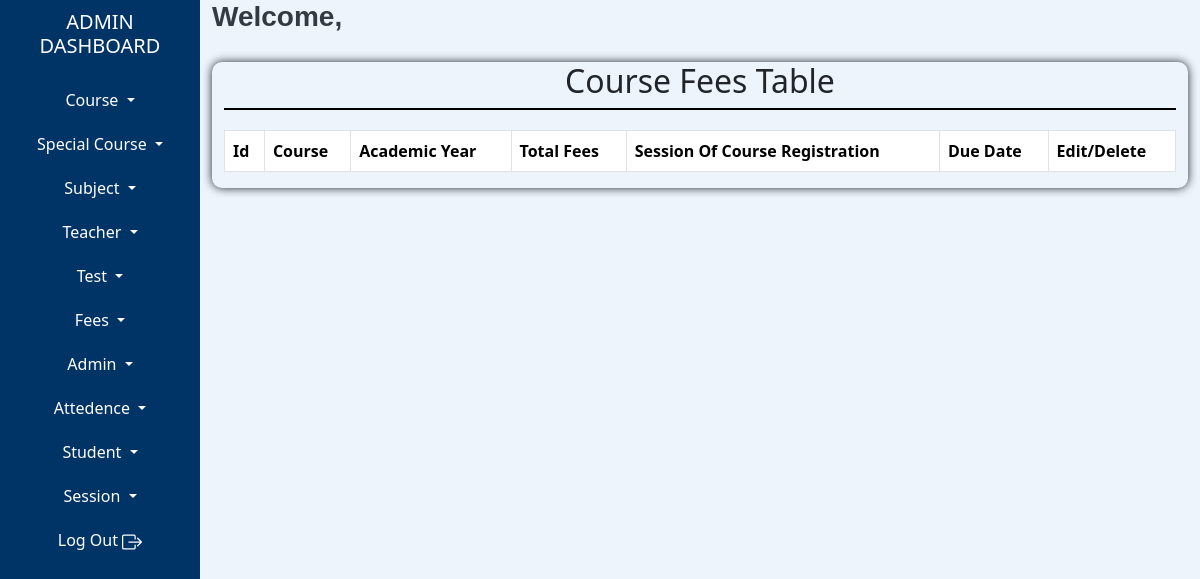
Before: /admin/course-fees-table.php with the older database file.
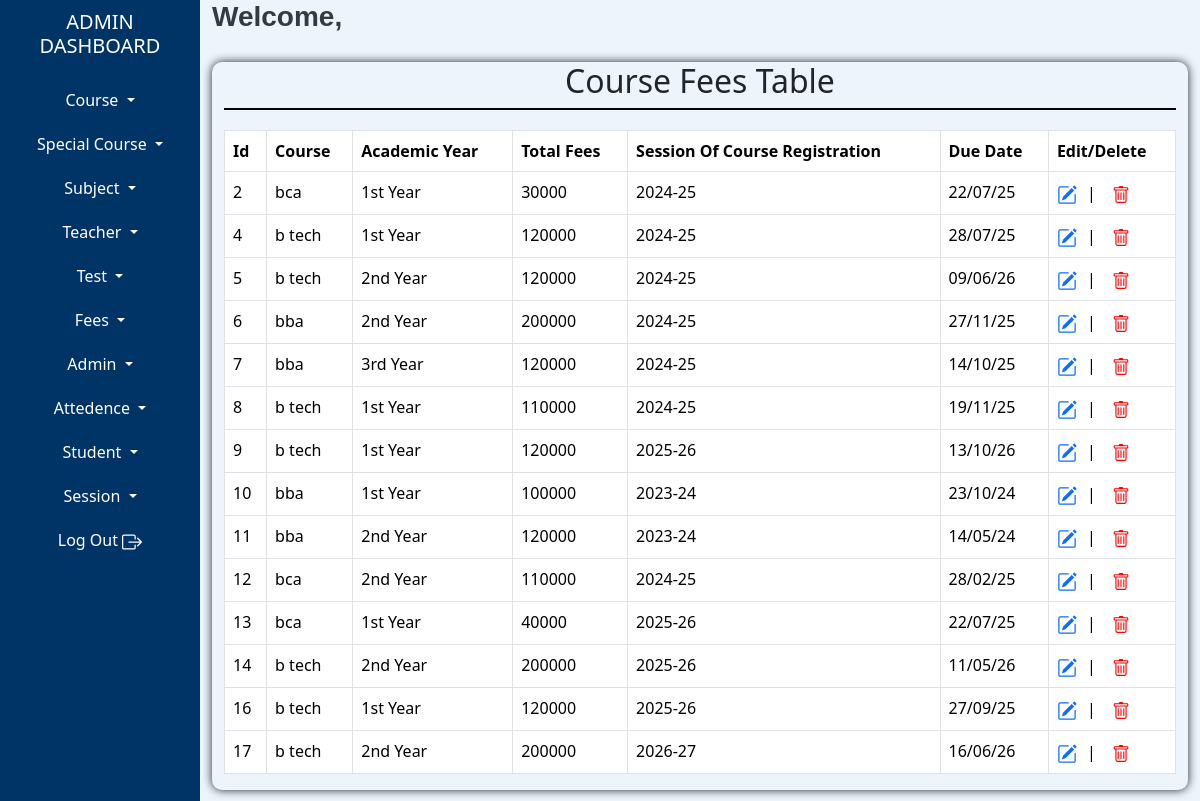
After: the same page with the newer database file.
### tables this page shows
CREATE TABLE `tblcoursefees` (
  `id` int(10) NOT NULL AUTO_INCREMENT,
  `courseId` int(10) NOT NULL,
  `academicYearId` int(10) NOT NULL,
  `totalFees` int(10) NOT NULL,
  `sessionId` int(10) NOT NULL,
  `dueDate` date NOT NULL,
  `addedIpAddress` varchar(100) NOT NULL,
  `addedDateTime` datetime NOT NULL,
  `updatedIpAddress` varchar(100) NOT NULL,
  `updatedDateTime` datetime NOT NULL,
  PRIMARY KEY (`id`)
);

CREATE TABLE `tblcourse` (
  `courseId` int(10) NOT NULL AUTO_INCREMENT,
  `courseName` varchar(100) NOT NULL,
  `courseDuration` varchar(10) NOT NULL,
  `sessionId` int(10) NOT NULL,
  PRIMARY KEY (`courseId`)
);

CREATE TABLE `tblacademicyear` (
  `academicYearId` int(10) NOT NULL AUTO_INCREMENT,
  `academicYearName` text NOT NULL,
  `addedIpAddress` varchar(100) NOT NULL,
  `addedDateTime` datetime NOT NULL,
  `updatedIpAddress` varchar(100) NOT NULL,
  `updatedDatetime` datetime NOT NULL,
  PRIMARY KEY (`academicYearId`)
);

CREATE TABLE `tblsession` (
  `sessionId` int(10) NOT NULL AUTO_INCREMENT,
  `sessionName` varchar(15) NOT NULL,
  `addedIpAddress` varchar(100) NOT NULL,
  `addedDateTime` datetime NOT NULL,
  `updatedIpAddress` varchar(100) NOT NULL,
  `updatedDateTime` datetime NOT NULL,
  `status` int(2) NOT NULL,
  PRIMARY KEY (`sessionId`)
);

### admin/course-fees-table.php (the view, shortened to what this page needs)
<?php
include "admin-dashboard-top.php";
include "admin-dashboard-content.php";
$query="SELECT * FROM tblCourseFees";
$stmt=$conn->prepare($query);
$stmt->execute();
?>
<!doctype html>
<html lang="en">
  <head>
    <link href="https://cdn.jsdelivr.net/npm/bootstrap@5.3.3/dist/css/bootstrap.min.css" rel="stylesheet">
  </head>
<body>
<div class="container-fluid">
    <div class="row">
        <div class="col-md-12 tbl-content">
            <div class="tbl-heading">
            <h2>Course Fees Table</h2>
            </div>
            <table class="table table-hover table-bordered">
              <thead>
                <tr>
                    <th scope="col">Id</th>
                    <th scope="col">Course</th>
                    <th scope="col">Academic Year</th>
                    <th scope="col">Total Fees</th>
                    <th scope="col">Session Of Course Registration</th>
                    <th scope="col">Due Date</th>
                    <th scope="col">Edit/Delete</th>
                </tr>
              </thead>
              <tbody>
                <?php
                    while($result=$stmt->fetch())
                    {
                ?>
                    <tr>
                    <td><?php echo $result['id']; ?></td>
                    <td>
                    <?php
                        $courseId=$result['courseId'];
                        $query="SELECT * FROM tblcourse WHERE courseId=:courseId";
                        $coursestmt=$conn->prepare($query);
                        $coursestmt->bindParam(":courseId",$courseId);
                        $coursestmt->execute();
                        $courses=$coursestmt->fetch();
                        echo $courses["courseName"];
                    ?>
                    </td>
                    <td>
                        <?php
                            $academicYearId = $result['academicYearId'];
                            $yearstmt=$conn->prepare("SELECT * FROM tblAcademicYear WHERE academicYearId=:academicYearId");
                            $yearstmt->bindParam(":academicYearId",$academicYearId);
                            $yearstmt->execute();
                            $academicYears=$yearstmt->fetch();
                            echo $academicYears["academicYearName"];
                        ?>
                    </td>
                    <td><?php echo $result['totalFees']; ?></td>
                    <td>
                        <?php
                            $sessionId = $result['sessionId'];
                            $sessionstmt=$conn->prepare("SELECT * FROM tblsession WHERE sessionId=:sessionId");
                            $sessionstmt->bindParam(":sessionId",$sessionId);
                            $sessionstmt->execute();
                            $sessions=$sessionstmt->fetch();
                            echo $sessions["sessionName"];
                        ?>
                    </td>
                    <td>
                    <?php
                        $formattedDate = date("d/m/y", strtotime($result['dueDate']));
                        echo $formattedDate;
                    ?>
                    </td>
                    <td>
                        <div class="icons">
                            <a href="edit-course-fees.php?id=<?php echo $result['id']; ?>">
                            </a>
                            |
                            <form action="delete-course-fees.php?id=<?php echo $fees['id'] ?>" method="POST" onsubmit="return confirm('Are you sure you want to delete this row?');">
                                <button type="submit" style="border: none; background: none; cursor: pointer;">
                                </button>
                            </form>
                        </div>
                    </td>
                </tr>
                <?php
                }
                ?>
              </tbody>
            </table>
        </div>
    </div>
</div>
</body>
</div>
</div>
<?php
    include "admin-dashboard-footer.php"
?>

Changed rows visible on the page:
added tblcoursefees: id "2", courseId.courseName "bca", academicYearId.academicYearName "1st Year", totalFees "30000", sessionId.sessionName "2024-25", dueDate "22/07/25"
added tblcoursefees: id "4", courseId.courseName "b tech", academicYearId.academicYearName "1st Year", totalFees "120000", sessionId.sessionName "2024-25", dueDate "28/07/25"
added tblcoursefees: id "5", courseId.courseName "b tech", academicYearId.academicYearName "2nd Year", totalFees "120000", sessionId.sessionName "2024-25", dueDate "09/06/26"
added tblcoursefees: id "6", courseId.courseName "bba", academicYearId.academicYearName "2nd Year", totalFees "200000", sessionId.sessionName "2024-25", dueDate "27/11/25"
added tblcoursefees: id "7", courseId.courseName "bba", academicYearId.academicYearName "3rd Year", totalFees "120000", sessionId.sessionName "2024-25", dueDate "14/10/25"
added tblcoursefees: id "8", courseId.courseName "b tech", academicYearId.academicYearName "1st Year", totalFees "110000", sessionId.sessionName "2024-25", dueDate "19/11/25"
added tblcoursefees: id "9", courseId.courseName "b tech", academicYearId.academicYearName "1st Year", totalFees "120000", sessionId.sessionName "2025-26", dueDate "13/10/26"
added tblcoursefees: id "10", courseId.courseName "bba", academicYearId.academicYearName "1st Year", totalFees "100000", sessionId.sessionName "2023-24", dueDate "23/10/24"
added tblcoursefees: id "11", courseId.courseName "bba", academicYearId.academicYearName "2nd Year", totalFees "120000", sessionId.sessionName "2023-24", dueDate "14/05/24"
added tblcoursefees: id "12", courseId.courseName "bca", academicYearId.academicYearName "2nd Year", totalFees "110000", sessionId.sessionName "2024-25", dueDate "28/02/25"
added tblcoursefees: id "13", courseId.courseName "bca", academicYearId.academicYearName "1st Year", totalFees "40000", sessionId.sessionName "2025-26", dueDate "22/07/25"
added tblcoursefees: id "14", courseId.courseName "b tech", academicYearId.academicYearName "2nd Year", totalFees "200000", sessionId.sessionName "2025-26", dueDate "11/05/26"
added tblcoursefees: id "16", courseId.courseName "b tech", academicYearId.academicYearName "1st Year", totalFees "120000", sessionId.sessionName "2025-26", dueDate "27/09/25"
added tblcoursefees: id "17", courseId.courseName "b tech", academicYearId.academicYearName "2nd Year", totalFees "200000", sessionId.sessionName "2026-27", dueDate "16/06/26"
